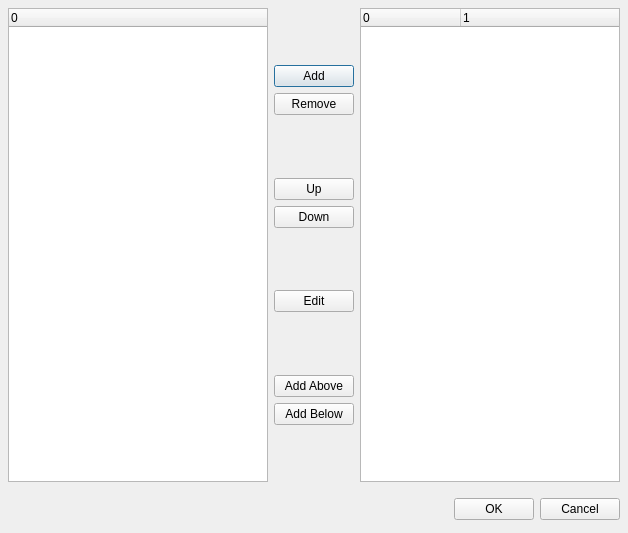
<ui version="4.0" >
 <author></author>
 <comment></comment>
 <exportmacro></exportmacro>
 <class>InstrumentDialogBase</class>
 <widget class="QDialog" name="InstrumentDialogBase" >
  <property name="geometry" >
   <rect>
    <x>0</x>
    <y>0</y>
    <width>628</width>
    <height>533</height>
   </rect>
  </property>
  <property name="windowTitle" >
   <string>MuseScore: Create Instruments</string>
  </property>
  <layout class="QVBoxLayout" >
   <property name="margin" >
    <number>8</number>
   </property>
   <property name="spacing" >
    <number>6</number>
   </property>
   <item>
    <layout class="QHBoxLayout" >
     <property name="margin" >
      <number>0</number>
     </property>
     <property name="spacing" >
      <number>6</number>
     </property>
     <item>
      <widget class="QTreeWidget" name="instrumentList" >
       <property name="alternatingRowColors" >
        <bool>true</bool>
       </property>
       <property name="uniformRowHeights" >
        <bool>true</bool>
       </property>
       <property name="itemsExpandable" >
        <bool>true</bool>
       </property>
       <property name="columnCount" >
        <number>1</number>
       </property>
       <column>
        <property name="text" >
         <string>0</string>
        </property>
       </column>
      </widget>
     </item>
     <item>
      <layout class="QVBoxLayout" >
       <property name="margin" >
        <number>0</number>
       </property>
       <property name="spacing" >
        <number>6</number>
       </property>
       <item>
        <spacer>
         <property name="orientation" >
          <enum>Qt::Vertical</enum>
         </property>
         <property name="sizeHint" >
          <size>
           <width>20</width>
           <height>40</height>
          </size>
         </property>
        </spacer>
       </item>
       <item>
        <widget class="QPushButton" name="addButton" >
         <property name="text" >
          <string>Add</string>
         </property>
        </widget>
       </item>
       <item>
        <widget class="QPushButton" name="removeButton" >
         <property name="text" >
          <string>Remove</string>
         </property>
        </widget>
       </item>
       <item>
        <spacer>
         <property name="orientation" >
          <enum>Qt::Vertical</enum>
         </property>
         <property name="sizeHint" >
          <size>
           <width>20</width>
           <height>40</height>
          </size>
         </property>
        </spacer>
       </item>
       <item>
        <widget class="QPushButton" name="upButton" >
         <property name="text" >
          <string>Up</string>
         </property>
        </widget>
       </item>
       <item>
        <widget class="QPushButton" name="downButton" >
         <property name="text" >
          <string>Down</string>
         </property>
        </widget>
       </item>
       <item>
        <spacer>
         <property name="orientation" >
          <enum>Qt::Vertical</enum>
         </property>
         <property name="sizeHint" >
          <size>
           <width>20</width>
           <height>40</height>
          </size>
         </property>
        </spacer>
       </item>
       <item>
        <widget class="QPushButton" name="editButton" >
         <property name="text" >
          <string>Edit</string>
         </property>
        </widget>
       </item>
       <item>
        <spacer>
         <property name="orientation" >
          <enum>Qt::Vertical</enum>
         </property>
         <property name="sizeHint" >
          <size>
           <width>20</width>
           <height>40</height>
          </size>
         </property>
        </spacer>
       </item>
       <item>
        <widget class="QPushButton" name="aboveButton" >
         <property name="text" >
          <string>Add Above</string>
         </property>
        </widget>
       </item>
       <item>
        <widget class="QPushButton" name="belowButton" >
         <property name="text" >
          <string>Add Below</string>
         </property>
        </widget>
       </item>
       <item>
        <spacer>
         <property name="orientation" >
          <enum>Qt::Vertical</enum>
         </property>
         <property name="sizeHint" >
          <size>
           <width>20</width>
           <height>40</height>
          </size>
         </property>
        </spacer>
       </item>
      </layout>
     </item>
     <item>
      <widget class="QTreeWidget" name="partiturList" >
       <property name="alternatingRowColors" >
        <bool>true</bool>
       </property>
       <property name="uniformRowHeights" >
        <bool>true</bool>
       </property>
       <property name="columnCount" >
        <number>2</number>
       </property>
       <column>
        <property name="text" >
         <string>0</string>
        </property>
       </column>
       <column>
        <property name="text" >
         <string>1</string>
        </property>
       </column>
      </widget>
     </item>
    </layout>
   </item>
   <item>
    <widget class="QWidget" name="widget_2_2" />
   </item>
   <item>
    <layout class="QHBoxLayout" >
     <property name="margin" >
      <number>0</number>
     </property>
     <property name="spacing" >
      <number>6</number>
     </property>
     <item>
      <spacer>
       <property name="orientation" >
        <enum>Qt::Horizontal</enum>
       </property>
       <property name="sizeHint" >
        <size>
         <width>131</width>
         <height>31</height>
        </size>
       </property>
      </spacer>
     </item>
     <item>
      <widget class="QPushButton" name="okButton" >
       <property name="text" >
        <string>OK</string>
       </property>
      </widget>
     </item>
     <item>
      <widget class="QPushButton" name="cancelButton" >
       <property name="text" >
        <string>Cancel</string>
       </property>
      </widget>
     </item>
    </layout>
   </item>
  </layout>
  <widget class="QWidget" name="widget" >
   <property name="geometry" >
    <rect>
     <x>9</x>
     <y>9</y>
     <width>610</width>
     <height>497</height>
    </rect>
   </property>
  </widget>
  <widget class="QWidget" name="widget_2" >
   <property name="geometry" >
    <rect>
     <x>10</x>
     <y>10</y>
     <width>244</width>
     <height>495</height>
    </rect>
   </property>
  </widget>
  <widget class="QWidget" name="widget_3" >
   <property name="geometry" >
    <rect>
     <x>374</x>
     <y>10</y>
     <width>244</width>
     <height>495</height>
    </rect>
   </property>
  </widget>
 </widget>
 <pixmapfunction></pixmapfunction>
 <resources/>
 <connections>
  <connection>
   <sender>okButton</sender>
   <signal>clicked()</signal>
   <receiver>InstrumentDialogBase</receiver>
   <slot>accept()</slot>
   <hints>
    <hint type="sourcelabel" >
     <x>278</x>
     <y>253</y>
    </hint>
    <hint type="destinationlabel" >
     <x>96</x>
     <y>254</y>
    </hint>
   </hints>
  </connection>
  <connection>
   <sender>cancelButton</sender>
   <signal>clicked()</signal>
   <receiver>InstrumentDialogBase</receiver>
   <slot>reject()</slot>
   <hints>
    <hint type="sourcelabel" >
     <x>369</x>
     <y>253</y>
    </hint>
    <hint type="destinationlabel" >
     <x>179</x>
     <y>282</y>
    </hint>
   </hints>
  </connection>
 </connections>
</ui>
